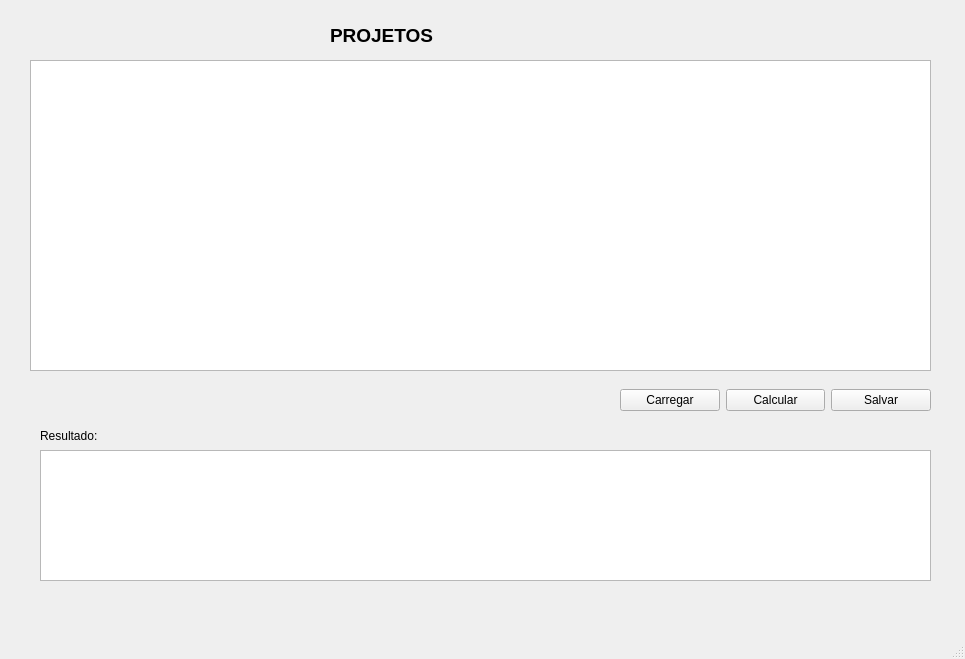
<?xml version="1.0" encoding="UTF-8"?>
<ui version="4.0">
 <class>MainWindow</class>
 <widget class="QMainWindow" name="MainWindow">
  <property name="geometry">
   <rect>
    <x>0</x>
    <y>0</y>
    <width>965</width>
    <height>659</height>
   </rect>
  </property>
  <property name="windowTitle">
   <string>MainWindow</string>
  </property>
  <widget class="QWidget" name="centralwidget">
   <widget class="QTableView" name="tb_dados">
    <property name="geometry">
     <rect>
      <x>30</x>
      <y>60</y>
      <width>901</width>
      <height>311</height>
     </rect>
    </property>
   </widget>
   <widget class="QLabel" name="label">
    <property name="geometry">
     <rect>
      <x>330</x>
      <y>20</y>
      <width>111</width>
      <height>31</height>
     </rect>
    </property>
    <property name="text">
     <string>&lt;html&gt;&lt;head/&gt;&lt;body&gt;&lt;p&gt;&lt;span style=&quot; font-size:14pt; font-weight:700;&quot;&gt;PROJETOS&lt;/span&gt;&lt;/p&gt;&lt;/body&gt;&lt;/html&gt;</string>
    </property>
   </widget>
   <widget class="QWidget" name="horizontalLayoutWidget">
    <property name="geometry">
     <rect>
      <x>620</x>
      <y>380</y>
      <width>311</width>
      <height>41</height>
     </rect>
    </property>
    <layout class="QHBoxLayout" name="horizontalLayout">
     <item>
      <widget class="QPushButton" name="tbn_load">
       <property name="text">
        <string>Carregar</string>
       </property>
      </widget>
     </item>
     <item>
      <widget class="QPushButton" name="tbn_calc">
       <property name="text">
        <string>Calcular</string>
       </property>
      </widget>
     </item>
     <item>
      <widget class="QPushButton" name="tbn_salvar">
       <property name="text">
        <string>Salvar</string>
       </property>
      </widget>
     </item>
    </layout>
   </widget>
   <widget class="QLabel" name="lbl_resultado">
    <property name="geometry">
     <rect>
      <x>40</x>
      <y>420</y>
      <width>721</width>
      <height>31</height>
     </rect>
    </property>
    <property name="styleSheet">
     <string notr="true">font: 700 14pt &quot;Segoe UI&quot;;</string>
    </property>
    <property name="text">
     <string>Resultado: </string>
    </property>
   </widget>
   <widget class="QTextEdit" name="txt_resultado">
    <property name="geometry">
     <rect>
      <x>40</x>
      <y>450</y>
      <width>891</width>
      <height>131</height>
     </rect>
    </property>
    <property name="styleSheet">
     <string notr="true">font: 700 14pt &quot;Segoe UI&quot;;</string>
    </property>
    <property name="readOnly">
     <bool>true</bool>
    </property>
   </widget>
  </widget>
  <widget class="QMenuBar" name="menubar">
   <property name="geometry">
    <rect>
     <x>0</x>
     <y>0</y>
     <width>965</width>
     <height>22</height>
    </rect>
   </property>
  </widget>
  <widget class="QStatusBar" name="statusbar"/>
 </widget>
 <resources/>
 <connections/>
</ui>
